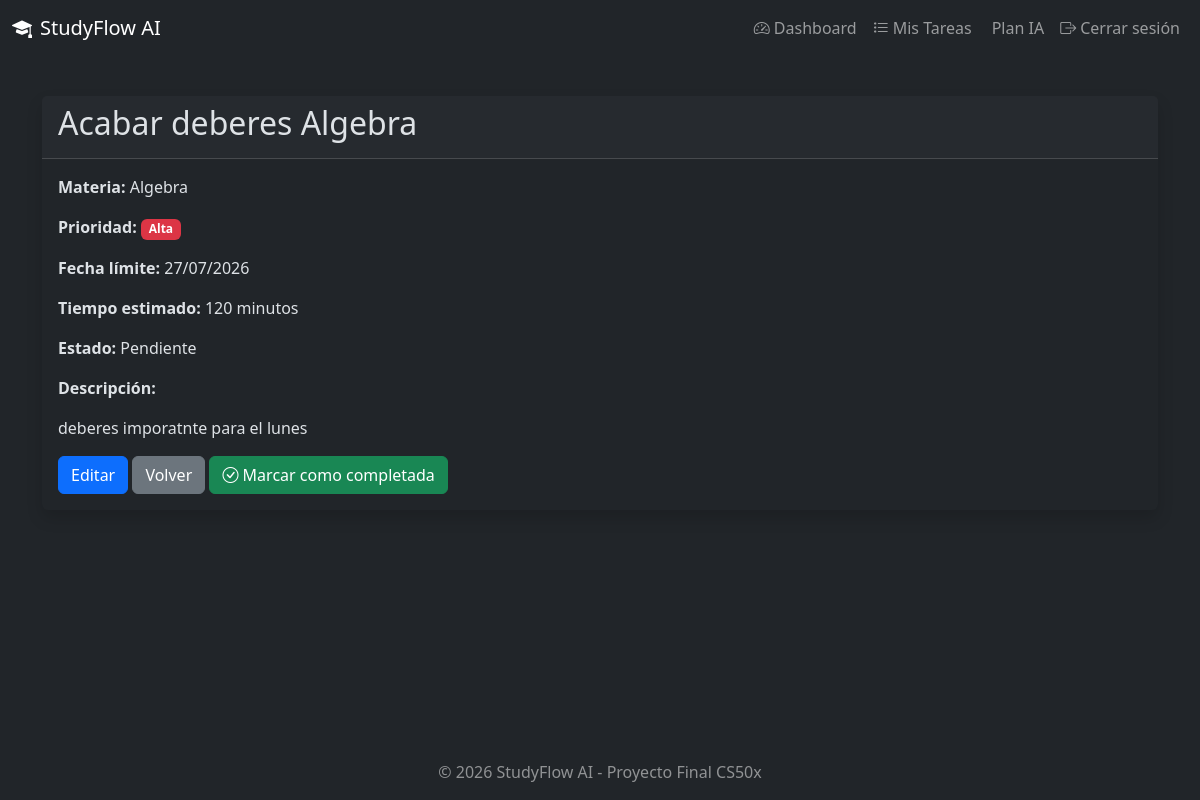
Page /tasks/2 (signed in) on the committed database.
### models.py (models this page shows, shortened)
class Task(db.Model):
    __tablename__ = "tasks"
    id = db.Column(db.Integer, primary_key=True)
    title = db.Column(db.String(200), nullable=False)
    description = db.Column(db.Text, nullable=True)
    subject = db.Column(db.String(100), nullable=False)
    priority = db.Column(
        db.String(20),
        nullable=False,
        default="medium"
    )
    due_date = db.Column(db.Date, nullable=True)
    estimated_time = db.Column(db.Integer, nullable=True)
    completed = db.Column(db.Boolean, default=False)
    created_at = db.Column(db.DateTime, default=datetime.utcnow)
    user_id = db.Column(
        db.Integer,
        db.ForeignKey("users.id"),
        nullable=False
    )
    def get_priority_label(self):
        labels = {
            "low": "Baja",
            "medium": "Media",
            "high": "Alta"
        }
        return labels.get(self.priority, "Media")

### routes/tasks.py (the view)
@tasks_bp.route("/<int:task_id>")
@login_required
def task_detail(task_id):
    task = Task.query.get_or_404(task_id)
    if task.user_id != current_user.id:
        flash(
            "No tienes permiso para ver esta tarea.",
            "danger"
        )
        return redirect(url_for("tasks.list_tasks"))
    return render_template(
        "task_detail.html",
        task=task
    )

### app.py (called while the page is built)
def create_app():
    app = Flask(__name__)
    app.config.from_object(Config)
    db.init_app(app)
    login_manager.init_app(app)
    csrf.init_app(app)
    app.register_blueprint(auth_bp, url_prefix='/auth')
    app.register_blueprint(tasks_bp, url_prefix='/tasks')
    app.register_blueprint(dashboard_bp, url_prefix='/dashboard')
    app.register_blueprint(ai_bp, url_prefix='/ai')
    @login_manager.user_loader
    def load_user(user_id):
        return User.query.get(int(user_id))
    @app.errorhandler(404)
    def not_found(error):
        return render_template('404.html'), 404
    @app.errorhandler(500)
    def internal_error(error):
        db.session.rollback()
        return render_template('500.html'), 500
    @app.route('/')
    def index():
        return render_template('index.html')
    return app

### templates/task_detail.html (shortened to what this page needs)
{% extends "base.html" %} {% block title %}Detalle de tarea{% endblock %} {%
block content %}
<div class="card shadow">
  <div class="card-header">
    <h2>{{ task.title }}</h2>
  </div>
  <div class="card-body">
    <p><strong>Materia:</strong> {{ task.subject }}</p>
    <p>
      <strong>Prioridad:</strong>
      <span
        class="badge {% if task.priority == 'high' %}bg-danger{% elif task.priority == 'medium' %}bg-warning{% else %}bg-info{% endif %}"
        >{{ task.get_priority_label() }}</span
      >
    </p>
    {% if task.due_date %}
    <p>
      <strong>Fecha límite:</strong> {{ task.due_date.strftime('%d/%m/%Y') }}
    </p>
    {% endif %} {% if task.estimated_time %}
    <p><strong>Tiempo estimado:</strong> {{ task.estimated_time }} minutos</p>
    {% endif %}
    <p>
      <strong>Estado:</strong> {{ 'Completada' if task.completed else
      'Pendiente' }}
    </p>
    <p><strong>Descripción:</strong></p>
    <p>{{ task.description or 'Sin descripción' }}</p>
    <a
      href="{{ url_for('tasks.edit_task', task_id=task.id) }}"
      class="btn btn-primary"
      >Editar</a
    >
    <a href="{{ url_for('tasks.list_tasks') }}" class="btn btn-secondary"
      >Volver</a
    >
    <form action="{{ url_for('tasks.toggle_task', task_id=task.id) }}"
      method="POST"
      class="d-inline">
    {% if task.completed %}
        <button type="submit" class="btn btn-outline-secondary">
            <i class="bi bi-arrow-counterclockwise"></i>
            Marcar como pendiente
        </button>
    {% else %}
        <button type="submit" class="btn btn-success">
            <i class="bi bi-check-circle"></i>
            Marcar como completada
        </button>
    {% endif %}
</form>
  </div>
</div>
{% endblock %}

### static/css/style.css (style rules this page uses)
body { min-height: 100vh; display: flex; flex-direction: column; }
.card { border: none; box-shadow: 0 4px 6px rgba(0, 0, 0, 0.1); transition: transform 0.2s; }
.card, .list-group-item { animation: fadeIn 0.5s ease-out; }

### rows in the picture
Task: title "Acabar deberes Algebra", subject "Algebra", get_priority_label "Alta", due_date "27/07/2026", estimated_time "120", completed "Pendiente", description "deberes imporatnte para el lunes"
